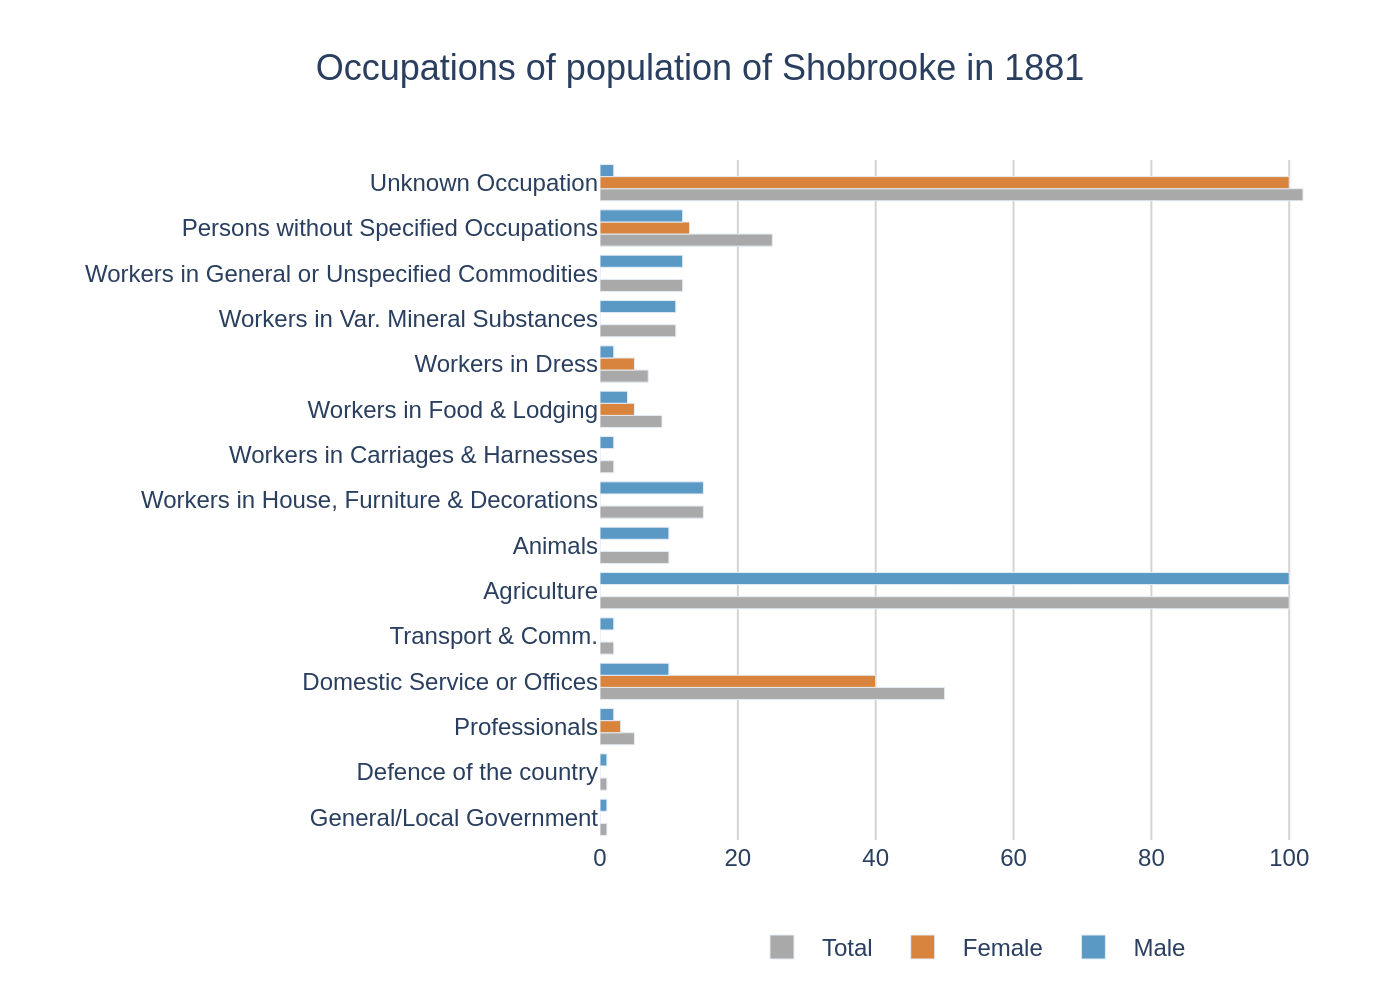

Write Python code to recreate this figure.
import sys
import json
import os
import plotly.graph_objects as go

# Check if a file path is provided as a command-line argument
if len(sys.argv) != 2:
    print("Usage: python script.py <path_to_json_file>")
    sys.exit(1)

json_path = sys.argv[1]

# Check if the JSON file exists
if not os.path.exists(json_path):
    print(f"Error: JSON file not found at {json_path}")
    sys.exit(1)

# Read the JSON data from the file
try:
    with open(json_path, 'r', encoding='utf-8') as f:
        chart_data = json.load(f)
except json.JSONDecodeError:
    print(f"Error: Invalid JSON format in {json_path}")
    sys.exit(1)

# Extract data and texts from the JSON structure
data = chart_data.get('chart_data', {})
texts = chart_data.get('texts', {})
colors = chart_data.get('colors', [])
categories = data.get('categories', [])
series_list = data.get('series', [])

# Create a new figure
fig = go.Figure()

# Add a bar trace for each series in the data
for i, series in enumerate(series_list):
    fig.add_trace(go.Bar(
        name=series.get('name', ''),
        x=series.get('values', []),
        y=categories,
        orientation='h',
        marker_color=colors[i % len(colors)]
    ))

# Update the layout of the chart
fig.update_layout(
    title=dict(
        text=texts.get('title'),
        x=0.5,
        font=dict(family="Arial", size=18)
    ),
    xaxis=dict(
        title_text=texts.get('x_axis_title'),
        showgrid=True,
        gridcolor='#D3D3D3',
        zeroline=False
    ),
    yaxis=dict(
        title_text=texts.get('y_axis_title'),
        showgrid=False,
        zeroline=False
    ),
    barmode='group',
    plot_bgcolor='white',
    font=dict(family="Arial"),
    legend=dict(
        orientation="h",
        yanchor="bottom",
        y=-0.2,
        xanchor="center",
        x=0.5
    ),
    margin=dict(l=300, r=30, t=80, b=80)
)

# Determine the output filename from the input JSON path
base_filename, _ = os.path.splitext(os.path.basename(json_path))
output_filename = f"{base_filename}.png"

# Save the figure as a PNG image
try:
    fig.write_image(output_filename, scale=2)
    print(f"Chart saved to {output_filename}")
except Exception as e:
    print(f"Error saving image: {e}")
    sys.exit(1)
